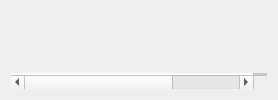
       <widget class="QWidget" name="homePage">
        <property name="sizePolicy">
         <sizepolicy hsizetype="Preferred" vsizetype="Preferred">
          <horstretch>1</horstretch>
          <verstretch>1</verstretch>
         </sizepolicy>
        </property>
        <layout class="QHBoxLayout" name="horizontalLayout">
         <item>
          <layout class="QVBoxLayout" name="HomePageLayout" stretch="4,1">
           <property name="spacing">
            <number>0</number>
           </property>
           <property name="sizeConstraint">
            <enum>QLayout::SetNoConstraint</enum>
           </property>
           <item>
            <widget class="QLabel" name="TitleImageLabel">
             <property name="text">
              <string/>
             </property>
             <property name="pixmap">
              <pixmap>../assets/img/relacs.tif</pixmap>
             </property>
             <property name="scaledContents">
              <bool>true</bool>
             </property>
            </widget>
           </item>
           <item>
            <layout class="QHBoxLayout" name="Row_1" stretch="1,1">
             <property name="spacing">
              <number>0</number>
             </property>
             <property name="sizeConstraint">
              <enum>QLayout::SetDefaultConstraint</enum>
             </property>
             <item>
              <widget class="QTableWidget" name="LeftTextTableWidget">
               <property name="sizePolicy">
                <sizepolicy hsizetype="Minimum" vsizetype="Ignored">
                 <horstretch>0</horstretch>
                 <verstretch>1</verstretch>
                </sizepolicy>
               </property>
               <property name="minimumSize">
                <size>
                 <width>0</width>
                 <height>0</height>
                </size>
               </property>
               <property name="font">
                <font>
                 <pointsize>16</pointsize>
                </font>
               </property>
               <property name="autoFillBackground">
                <bool>false</bool>
               </property>
               <property name="frameShape">
                <enum>QFrame::NoFrame</enum>
               </property>
               <property name="frameShadow">
                <enum>QFrame::Sunken</enum>
               </property>
               <property name="lineWidth">
                <number>0</number>
               </property>
               <property name="verticalScrollBarPolicy">
                <enum>Qt::ScrollBarAsNeeded</enum>
               </property>
               <property name="horizontalScrollBarPolicy">
                <enum>Qt::ScrollBarAsNeeded</enum>
               </property>
               <property name="sizeAdjustPolicy">
                <enum>QAbstractScrollArea::AdjustIgnored</enum>
               </property>
               <property name="autoScroll">
                <bool>false</bool>
               </property>
               <property name="editTriggers">
                <set>QAbstractItemView::NoEditTriggers</set>
               </property>
               <property name="dragDropOverwriteMode">
                <bool>false</bool>
               </property>
               <property name="selectionMode">
                <enum>QAbstractItemView::NoSelection</enum>
               </property>
               <property name="selectionBehavior">
                <enum>QAbstractItemView::SelectRows</enum>
               </property>
               <property name="textElideMode">
                <enum>Qt::ElideRight</enum>
               </property>
               <property name="verticalScrollMode">
                <enum>QAbstractItemView::ScrollPerItem</enum>
               </property>
               <property name="horizontalScrollMode">
                <enum>QAbstractItemView::ScrollPerPixel</enum>
               </property>
               <property name="showGrid">
                <bool>false</bool>
               </property>
               <property name="gridStyle">
                <enum>Qt::NoPen</enum>
               </property>
               <property name="wordWrap">
                <bool>true</bool>
               </property>
               <attribute name="horizontalHeaderVisible">
                <bool>false</bool>
               </attribute>
               <attribute name="horizontalHeaderCascadingSectionResizes">
                <bool>true</bool>
               </attribute>
               <attribute name="horizontalHeaderMinimumSectionSize">
                <number>175</number>
               </attribute>
               <attribute name="horizontalHeaderDefaultSectionSize">
                <number>175</number>
               </attribute>
               <attribute name="horizontalHeaderHighlightSections">
                <bool>false</bool>
               </attribute>
               <attribute name="horizontalHeaderStretchLastSection">
                <bool>true</bool>
               </attribute>
               <attribute name="verticalHeaderVisible">
                <bool>false</bool>
               </attribute>
               <attribute name="verticalHeaderCascadingSectionResizes">
                <bool>true</bool>
               </attribute>
               <attribute name="verticalHeaderMinimumSectionSize">
                <number>40</number>
               </attribute>
               <attribute name="verticalHeaderDefaultSectionSize">
                <number>53</number>
               </attribute>
               <attribute name="verticalHeaderHighlightSections">
                <bool>true</bool>
               </attribute>
               <attribute name="verticalHeaderStretchLastSection">
                <bool>true</bool>
               </attribute>
               <row>
                <property name="text">
                 <string>Name:</string>
                </property>
               </row>
               <row>
                <property name="text">
                 <string>Build date:</string>
                </property>
               </row>
               <row>
                <property name="text">
                 <string>License:</string>
                </property>
               </row>
               <row>
                <property name="text">
                 <string>Reference:</string>
                </property>
               </row>
               <row>
                <property name="text">
                 <string>Authors:</string>
                </property>
               </row>
               <row>
                <property name="text">
                 <string>Logo by:</string>
                </property>
               </row>
               <row>
                <property name="text">
                 <string>Group name:</string>
                </property>
               </row>
               <row>
                <property name="text">
                 <string/>
                </property>
               </row>
               <column>
                <property name="text">
                 <string/>
                </property>
               </column>
               <column>
                <property name="text">
                 <string/>
                </property>
               </column>
               <item row="0" column="0">
                <property name="text">
                 <string>Name:</string>
                </property>
               </item>
               <item row="0" column="1">
                <property name="text">
                 <string>relACs</string>
                </property>
                <property name="font">
                 <font>
                  <pointsize>22</pointsize>
                  <weight>75</weight>
                  <bold>true</bold>
                 </font>
                </property>
               </item>
               <item row="1" column="0">
                <property name="text">
                 <string>Build date:</string>
                </property>
               </item>
               <item row="1" column="1">
                <property name="text">
                 <string>21.10.2021</string>
                </property>
               </item>
               <item row="2" column="0">
                <property name="text">
                 <string>License:</string>
                </property>
               </item>
               <item row="2" column="1">
                <property name="text">
                 <string>...</string>
                </property>
               </item>
               <item row="3" column="0">
                <property name="text">
                 <string>Reference:</string>
                </property>
               </item>
               <item row="3" column="1">
                <property name="text">
                 <string>...</string>
                </property>
               </item>
               <item row="4" column="0">
                <property name="text">
                 <string>Created by:</string>
                </property>
               </item>
               <item row="4" column="1">
                <property name="text">
                 <string>Wiktor &amp; Mikołaj Żychowicz</string>
                </property>
               </item>
               <item row="5" column="0">
                <property name="text">
                 <string>Logo by:</string>
                </property>
               </item>
               <item row="5" column="1">
                <property name="text">
                 <string>Robert Jankowski</string>
                </property>
               </item>
               <item row="6" column="0">
                <property name="text">
                 <string>Group name:</string>
                </property>
               </item>
               <item row="6" column="1">
                <property name="text">
                 <string>Multifunctional Luminescent Materials Group</string>
                </property>
               </item>
               <item row="7" column="0">
                <property name="text">
                 <string>Contact:</string>
                </property>
               </item>
               <item row="7" column="1">
                <property name="text">
                 <string>www.uj.edu.pl</string>
                </property>
                <property name="textAlignment">
                 <set>AlignCenter</set>
                </property>
                <property name="background">
                 <brush brushstyle="NoBrush">
                  <color alpha="255">
                   <red>0</red>
                   <green>0</green>
                   <blue>255</blue>
                  </color>
                 </brush>
                </property>
                <property name="foreground">
                 <brush brushstyle="NoBrush">
                  <color alpha="255">
                   <red>0</red>
                   <green>0</green>
                   <blue>255</blue>
                  </color>
                 </brush>
                </property>
               </item>
              </widget>
             </item>
             <item>
              <widget class="QLabel" name="GroupLogoLabel">
               <property name="sizePolicy">
                <sizepolicy hsizetype="Ignored" vsizetype="Preferred">
                 <horstretch>0</horstretch>
                 <verstretch>0</verstretch>
                </sizepolicy>
               </property>
               <property name="text">
                <string/>
               </property>
               <property name="pixmap">
                <pixmap>../assets/img/logo-2.tif</pixmap>
               </property>
               <property name="scaledContents">
                <bool>true</bool>
               </property>
              </widget>
             </item>
            </layout>
           </item>
          </layout>
         </item>
        </layout>
       </widget>
